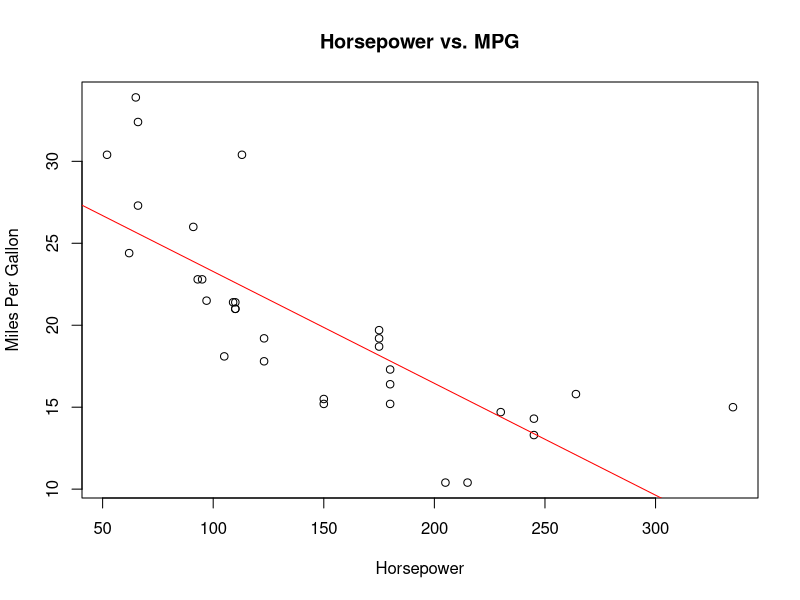

The R script that drew this image:
data(mtcars)
head(mtcars)
summary(mtcars)
plot(mtcars$hp, mtcars$mpg, xlab = "Horsepower", ylab = "Miles Per Gallon", main = "Horsepower vs. MPG")
cor(mtcars$hp, mtcars$mpg)
model <- lm(mpg ~ hp, data = mtcars)
summary(model)
abline(model, col = "red")

new_hp <- data.frame(hp = 100)
predicted_mpg <- predict(model, newdata = new_hp)
print(predicted_mpg)
